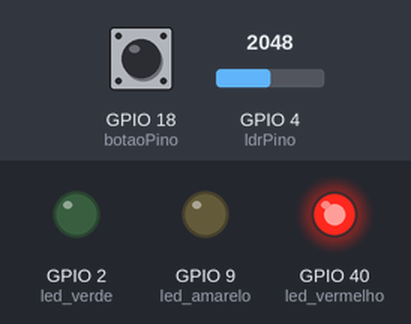
Bench run of a sketch on a simulated ESP32-S3. On the bench: output pins drawn as LEDs (lit = HIGH). Dashed ring = blinking. The inputs (shaded band) are chosen by the test bench; at power-on: GPIO 4 (ldrPino) = 2048, GPIO 18 (botaoPino) LOW. WiFi joins after 1.5 s; servers stay silent unless stated; what the sketch prints to the serial monitor is not drawn.

Above: at 7.9 s.
8.0 s: GPIO 4 (ldrPino) set to 653
12.7 s: GPIO 4 (ldrPino) set to 571
At 13.1 s:
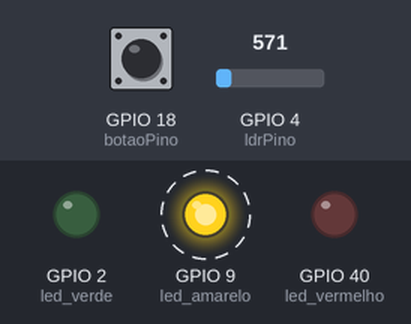
16.2 s: GPIO 4 (ldrPino) set to 640
At 16.7 s:
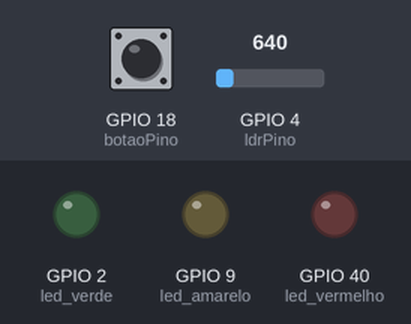
17.7 s: GPIO 18 (botaoPino) pulled HIGH for 0.15 s
At 18.5 s:
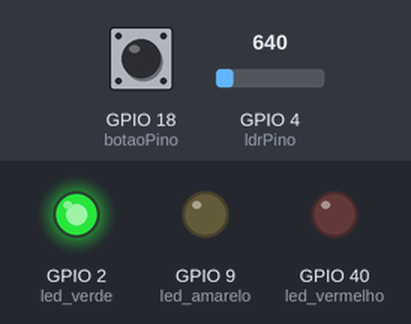
Timing chart, 0 to 42.2 s (numbered marks = the images above; inputs shaded):
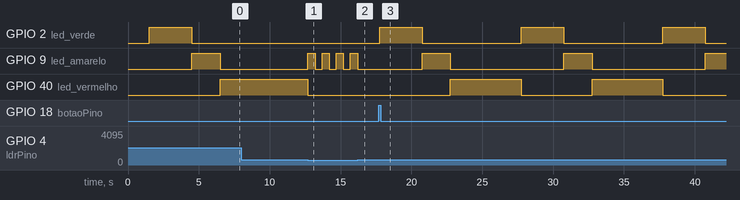

Measured:
- the behaviour switches between 601 and 600 on GPIO 4 (ldrPino) (found by bisection; images 0 and 1)
- after the input at 8.0 s, every drawn part: stays the same
- after the input at 12.7 s, GPIO 9 (led_amarelo): alternates HIGH for 0.50 s and LOW for 0.50 s, starting at once; GPIO 40 (led_vermelho): HIGH → LOW at once
- after the input at 16.2 s, GPIO 9 (led_amarelo): goes on until 16.2 s, then stays LOW
- after the input at 17.7 s, GPIO 2 (led_verde): alternates HIGH for 3.0 s and LOW for 7.0 s, starting after 0.05 s; GPIO 9 (led_amarelo): alternates HIGH for 2.0 s and LOW for 8.0 s, starting after 3.1 s; GPIO 40 (led_vermelho): alternates HIGH for 5.0 s and LOW for 5.0 s, starting after 5.1 s

The sketch:

sketch.ino
```cpp
//Inclusão das bibliotecas para uso do WIFI e uso do HTTP
#include <WiFi.h>
#include <HTTPClient.h>

#define led_verde 2 // Pino utilizado para controle do led verda
#define led_vermelho 40 // Pino utilizado para controle do led vermelho
#define led_amarelo 9 // Pino utilizado para controle do led azul

const int botaoPino = 18;  // Pino utilizado para controle do Botão
int botaoEstado = 0;  // Variável para ler o estado do botão

const int ldrPino = 4;  // Pino utilizado para controle do LDR
int luminosidade = 600; // Variável inteira para controle da luminosidade do LDR

int contagem = 0;

const char* estado = "A";

unsigned long ultimoBounce = 0; // Último tempo de mudança
unsigned long debouceTempo = 50;  // Delay para debounce (50 ms)
bool ultimoEstadoBotao = false;

void setupWifi() {
  WiFi.begin("Wokwi-GUEST", ""); // Conexão à rede WiFi aberta com SSID Wokwi-GUEST

  // Tenta se conectar com a rede WIFI
  while (WiFi.status() != WL_CONNECTED) {
    delay(100);
    Serial.print(".");
  }
  Serial.println("Conectado ao WiFi com sucesso!"); // Considerando que saiu do loop acima, o ESP32 agora está conectado ao WiFi (outra opção é colocar este comando dentro do if abaixo)

}

// modo que pisca o led amarelo
void modoNoturno() {
  digitalWrite(led_verde, LOW);
  digitalWrite(led_vermelho, LOW);
  digitalWrite(led_amarelo, LOW);
  digitalWrite(led_amarelo, HIGH);
  delay(500);
  digitalWrite(led_amarelo, LOW);
  delay(500);
}

// modo que liga o semáforo
void modoConvencional() {
  digitalWrite(led_vermelho, LOW);
  digitalWrite(led_verde, HIGH);
  estado = "A"; // estado do semaforo está aberto
  delay(3000);
  digitalWrite(led_verde, LOW);
  digitalWrite(led_amarelo, HIGH);
  estado = "E"; // estado do semaforo está no modo espera
  delay(2000);
  digitalWrite(led_amarelo, LOW);
  digitalWrite(led_vermelho, HIGH);
  estado = "F"; //estado do semaforo esté no modo fechado
  delay(5000);
}

// função para enviar a requisição
void enviaRequisicao() {
  if (WiFi.status() == WL_CONNECTED) { // Se o ESP32 estiver conectado à Internet
    HTTPClient http;

    String serverPath = "http://www.google.com.br/"; // Endpoint da requisição HTTP

    http.begin(serverPath.c_str()); // Inicializa o HTTP

    int httpResponseCode = http.GET(); // Código do Resultado da Requisição HTTP

    if (httpResponseCode > 0) {
      Serial.print("HTTP codigo de resposta: ");
      Serial.println(httpResponseCode);
      String payload = http.getString();
      Serial.println(payload);
      Serial.println("Alerta enviado!!");
    }
    else {
      Serial.print("Codigo do erro: ");
      Serial.println(httpResponseCode);
    }
    http.end();
  }

  else {
    Serial.println("WiFi Desconectado");
    Serial.println("Alerta enviado!! (Offline)");
  }
}


void setup() {

  // Configuração inicial dos pinos para controle dos leds como OUTPUTs (saídas) do ESP32
  pinMode(led_verde, OUTPUT);
  pinMode(led_vermelho, OUTPUT);
  pinMode(led_amarelo, OUTPUT);

  // Inicialização das entradas
  pinMode(botaoPino, INPUT); // Configura o pino do botão como INPUT (Entrada)

  // Inicializa todos os LEDS como LOW, ou seja, desligado.
  digitalWrite(led_verde, LOW);
  digitalWrite(led_vermelho, LOW);
  digitalWrite(led_amarelo, LOW);

  Serial.begin(115200); // Configuração para debug por interface serial entre ESP e computador com baud rate de 115200.

  setupWifi(); // Inicializa a conexão com o wifi
}

void loop() {

  // Lê o estado analogico do LDR
  int ldrstatus = analogRead(ldrPino);
  bool leitura = digitalRead(botaoPino);


  if (ldrstatus <= luminosidade) {
    Serial.print("Esta escuro liga luzes");
    Serial.println(ldrstatus);
    modoNoturno();

  }

  else if (ldrstatus >= luminosidade && *estado == 'A') {
    Serial.print("Esta claro desliga luzes");
    Serial.println(ldrstatus);
    modoConvencional();
  }

  else if (ldrstatus >= luminosidade && *estado == 'F') {


    // Verifica se o botão mudou de estado (para debounce)
    if (leitura != ultimoEstadoBotao) {
      ultimoBounce = millis(); // Atualiza o tempo de debounce
    }

    // Verifica se o tempo de debounce passou
    if ((millis() - ultimoBounce) > debouceTempo) {
      // Se o estado do botão mudou
      if (leitura != botaoEstado) {
        botaoEstado = leitura;

        // Verifica se o botão está pressionado
        if (botaoEstado == HIGH) { // Se o estado for 1, botão foi pressionado
          contagem += 1;
          Serial.println(contagem);

          if (contagem == 1) {
            //volta para o semaforo normal
            modoConvencional();
            estado = "A";
          }

          if (contagem == 3) {
            Serial.println("Envio requisição!");
            enviaRequisicao();
            estado = "A";
          }
        } else { // Se não, botão não foi pressionado
          Serial.println("Botão não pressionado!");
          estado = "A";
        }
      }
    }


  }


  // Salva o estado atual do botão como o estado anterior
  ultimoEstadoBotao = leitura;
}
```
